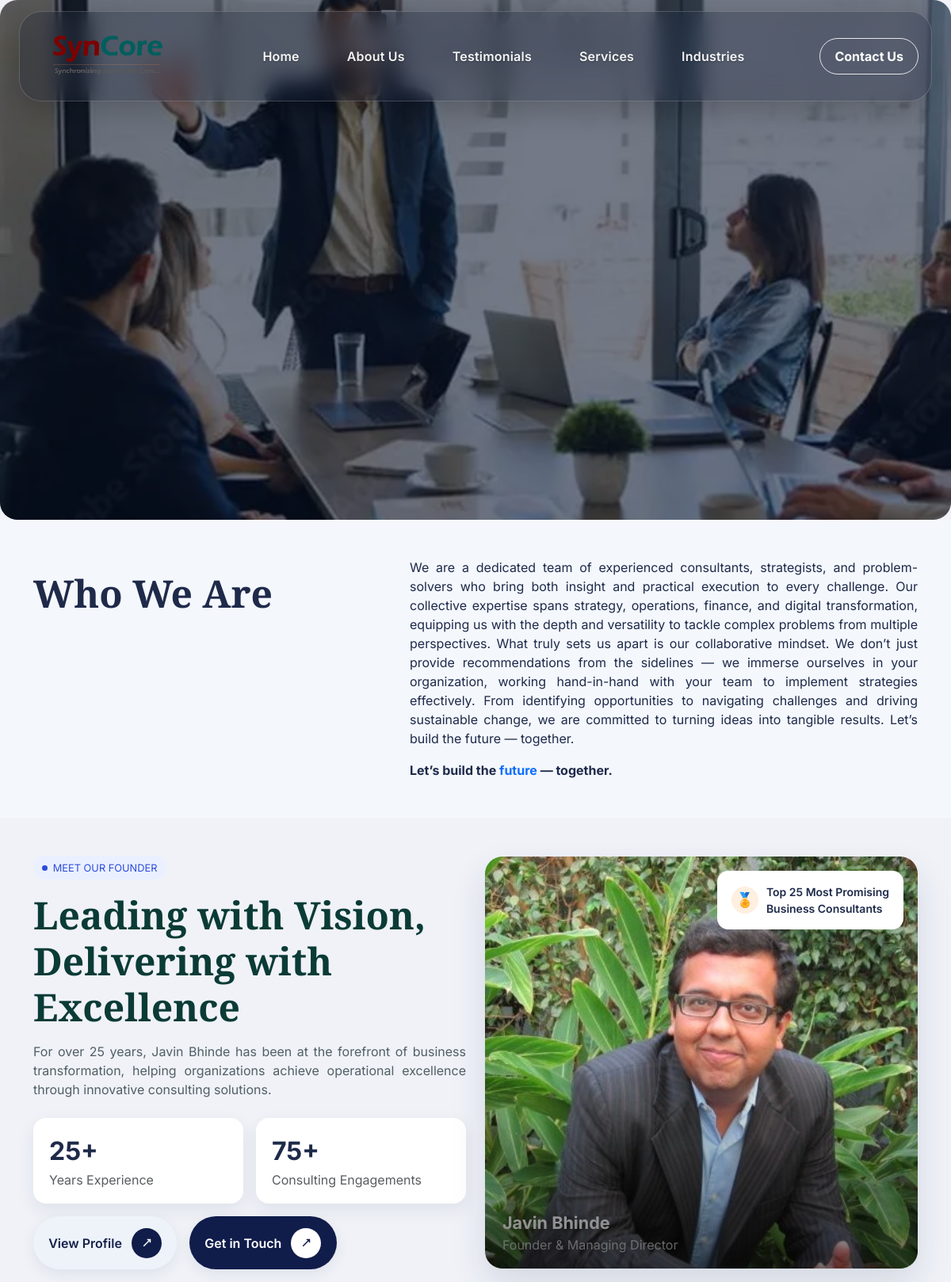
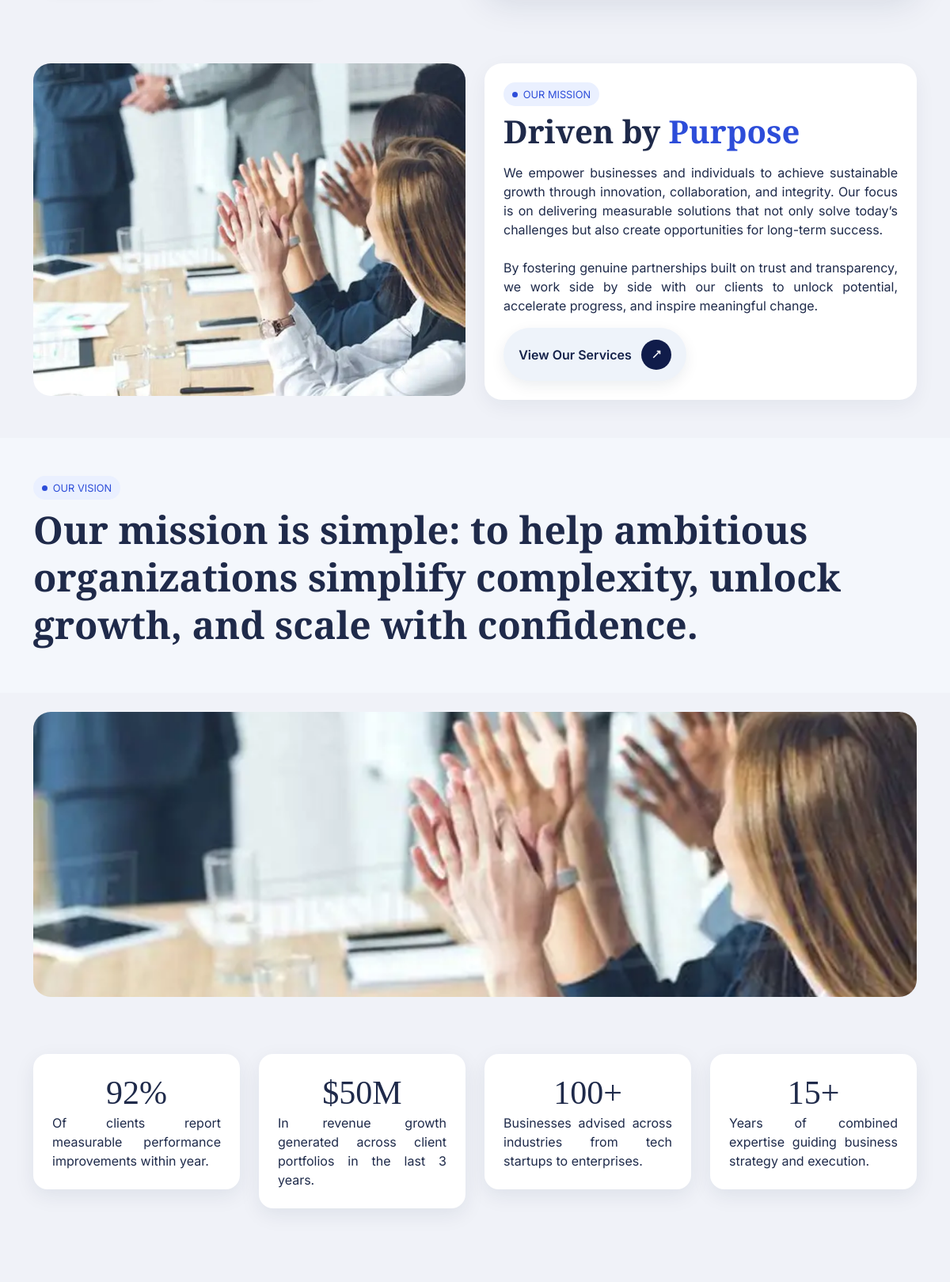
The page /about/ (upper part) on the database its author committed (2 pictures, top to bottom).
### core/models.py (models this page shows, shortened)
class AboutUsStatic(models.Model):
    hero_page    = models.ImageField(upload_to="about/", validators=[IMG_VALIDATOR])
    mission_image= models.ImageField(upload_to="about/", validators=[IMG_VALIDATOR], blank=True, null=True)
    cta_image    = models.ImageField(upload_to="about/", validators=[IMG_VALIDATOR], blank=True, null=True)
    above_state_image = models.ImageField(upload_to="above_state_image/", validators=[IMG_VALIDATOR], blank=True, null=True)
    who_we_are_body = models.TextField()
    mission_body    = models.TextField()
    vision_line     = models.TextField()
    cta_body        = models.TextField()
    stat_clients_percent = models.IntegerField(default=92)
    stat_revenue_millions = models.IntegerField(default=50)
    stat_businesses       = models.IntegerField(default=100)
    stat_years            = models.IntegerField(default=15)
    updated_at = models.DateTimeField(auto_now=True)
    is_active  = models.BooleanField(default=False)
    class Meta:
        verbose_name = "About Us (Static Integers & Text)"
        verbose_name_plural = "About Us (Static Integers & Text)"
        constraints = [
            models.UniqueConstraint(
                fields=["is_active"],
                condition=models.Q(is_active=True),
                name="about_only_one_active",
            ),
        ]

class FaceCompany(models.Model):
    image = models.ImageField(upload_to="faces/", validators=[IMG_VALIDATOR])
    name = models.CharField(max_length=120)
    position = models.CharField(max_length=120, blank=True)
    is_founder = models.BooleanField(default=False)
    founder_year = models.PositiveIntegerField(null=True, blank=True, help_text="e.g. 25 (years of experience)")
    consulting_engagements = models.PositiveIntegerField(
        null=True, blank=True, help_text="e.g. 75 (engagements)"
    )
    class Meta:
        ordering = ["-is_founder", "name"]
        constraints = [
            models.UniqueConstraint(
                fields=["is_founder"],
                condition=models.Q(is_founder=True),
                name="unique_true_founder_only",
            ),
        ]

### core/views.py (the view)
# urls.py: path("about/", about_page, name="about"),
def about_page(request):
    data = (AboutUsStatic.objects.filter(is_active=True).first()
            or AboutUsStatic.objects.order_by("-updated_at").first())
    founder = FaceCompany.objects.filter(is_founder=True).first()
    team = FaceCompany.objects.filter(is_founder=False).order_by("name")
    context = {
        "data": data,
        "founder": founder,
        "faces": team,
        "contact": ContactInfo.objects.first(),
        "socials": SocialMedia.objects.all(),
    }
    return render(request, "core/about.html", context)

### templates/core/about.html (shortened to what this page needs)
{% extends "core/home.html" %}
{% load static %}
{% block content %}
<section class="hero-wrap-fw">
  <div class="hero-about">
    <div class="bg"></div>
    <div class="position-relative d-flex align-items-center justify-content-center w-100 h-100">
      <h1 class="hero-title">About Us</h1>
    </div>
  </div>
</section>
<section class="soft py-5">
  <div class="container">
    <div class="row g-4">
      <div class="col-lg-5">
        <h2 class="display-5 title-serif mt-3">Who We Are</h2>
      </div>
      <div class="col-lg-7">
        <p class="mb-3">{{ data.who_we_are_body }}</p>
        <p class="mb-0"><strong>Let’s build the <a href="#" class="text-decoration-none">future</a> — together.</strong></p>
      </div>
    </div>
  </div>
</section>
{% if founder %}
<section class="py-5">
  <div class="container">
    <div class="row g-4 align-items-center">
      <div class="col-lg-6">
        <div class="lead-kicker mb-3"><i></i> MEET OUR FOUNDER</div>
        <h2 class="title-serif display-5 mb-3" style="color:#0b3b36;">
          Leading with Vision,<br/>Delivering with Excellence
        </h2>
        <p class="mb-4" style="color:#506065;">
          For over {{ founder.founder_year|default:'25' }} years, {{ founder.name }}
          has been at the forefront of business transformation, helping organizations
          achieve operational excellence through innovative consulting solutions.
        </p>
        <div class="row g-3 mb-3">
          <div class="col-sm-6">
            <div class="founder-stat">
              <div class="fs-2 fw-bold">{{ founder.founder_year|default:'25' }}+</div>
              <div class="text-muted">Years Experience</div>
            </div>
          </div>
          <div class="col-sm-6">
            <div class="founder-stat">
              <div class="fs-2 fw-bold">{{ founder.consulting_engagements|default:'75' }}+</div>
              <div class="text-muted">Consulting Engagements</div>
            </div>
          </div>
        </div>
        <div class="d-flex gap-3">
          <a href="#" class="chip-btn">
            <span>View Profile</span>
            <span class="chip-icon"><svg viewBox="0 0 24 24"><path d="M13 5h6v6h-2V8.41l-9.29 9.3-1.42-1.42 9.3-9.29H13V5z"/></svg></span>
          </a>
          <a href="{% url 'contact' %}" class="chip-btn chip-btn--dark">
            <span>Get in Touch</span>
            <span class="chip-icon"><svg viewBox="0 0 24 24"><path d="M13 5h6v6h-2V8.41l-9.29 9.3-1.42-1.42 9.3-9.29H13V5z"/></svg></span>
          </a>
        </div>
      </div>
      <div class="col-lg-6">
        <div class="founder-card">
          {% if founder.image %}
            <img src="{{ founder.image.url }}" alt="{{ founder.name }}" class="founder-img">
          {% else %}
            <img src="{% static 'img/placeholder-founder.webp' %}" alt="{{ founder.name }}" class="founder-img">
          {% endif %}
          <div class="founder-badge">
            <div class="badge-inner">
              <div class="badge-icon">🏅</div>
              <div class="small fw-semibold">Top 25 Most Promising<br/>Business Consultants</div>
            </div>
          </div>
          <div class="founder-overlay">
            <div class="fw-bold" style="font-size:1.35rem;">{{ founder.name }}</div>
            <div class="opacity-75">{{ founder.position|default:"Founder & Managing Director" }}</div>
          </div>
        </div>
      </div>
    </div>
  </div>
</section>
{% endif %}
<section class="py-5">
  <div class="container">
    <div class="row g-4">
<div class="col-lg-6">
  <div class="mission-img-wrap">
    {% if data.mission_image %}
      <img id="missionImg" src="{{ data.mission_image.url }}" alt="Mission" class="mission-img">
    {% else %}
      <img id="missionImg" src="{% static 'img/about/mission.jpg' %}" alt="Mission" class="mission-img">
    {% endif %}
  </div>
</div>
<div class="col-lg-6">
  <div id="missionTextBox" class="p-3 p-md-4 mission-card">
    <div class="lead-kicker mb-2"><i></i> OUR MISSION</div>
    <h2 class="title-serif display-6 mb-3">Driven by <span style="color:#2d4dd9;">Purpose</span></h2>
    <p class="mb-0">{{ data.mission_body|linebreaksbr }}</p>
    <a href="#" class="chip-btn mt-3">
      <span>View Our Services</span>
      <span class="chip-icon">
        <svg viewBox="0 0 24 24"><path d="M13 5h6v6h-2V8.41l-9.29 9.3-1.42-1.42 9.3-9.29H13V5z"/></svg>
      </span>
    </a>
  </div>
</div>
    </div>
  </div>
</section>
<section class="soft py-5">
  <div class="container">
    <div class="lead-kicker mb-2"><i></i> OUR VISION</div>
    <h2 class="display-5 title-serif" style="line-height:1.25;">
      {{ data.vision_line }}
    </h2>
  </div>
</section>
<section class="container my-4">
  <img
    src="{% if data.above_state_image %}{{ data.above_state_image.url }}{% else %}{% static 'img/about/above-stats.jpg' %}{% endif %}"
    class="above-stats-img"
    alt="Discussion banner">
</section>
<section class="py-5">
  <div class="container">
    <div class="row g-4">
      <div class="col-6 col-lg-3"><div class="stat">
        <h3>{{ data.stat_clients_percent }}%</h3>
        <p class="mb-0">Of clients report measurable performance improvements within year.</p>
      </div></div>
      <div class="col-6 col-lg-3"><div class="stat">
        <h3>${{ data.stat_revenue_millions }}M</h3>
        <p class="mb-0">In revenue growth generated across client portfolios in the last 3 years.</p>
      </div></div>
      <div class="col-6 col-lg-3"><div class="stat">
        <h3>{{ data.stat_businesses }}+</h3>
        <p class="mb-0">Businesses advised across industries from tech startups to enterprises.</p>
      </div></div>
      <div class="col-6 col-lg-3"><div class="stat">
        <h3>{{ data.stat_years }}+</h3>
        <p class="mb-0">Years of combined expertise guiding business strategy and execution.</p>
      </div></div>
    </div>
  </div>
</section>
{% endblock %}

### templates/core/home.html (style rules this page uses)
:root { --primary-navy: #1e2a4a; --primary-blue: #2d4dd9; --accent-red: #c42026; --light-bg: #f0f2f8; --white: #fff; --text-dark: #1e2a4a; --text-gray: #5a6a7f; --services-h: 460px; --brand-red: #9c1111; --brand-green: #0f423a; }
* { margin: 0; padding: 0; box-sizing: border-box; }
body { font-family: "Inter", sans-serif; color: var(--text-dark); overflow-x: hidden; background: var(--light-bg); }
h1, h2, h3, h4, h5, h6 { font-family: "Playfair Display", serif; }
p { text-align: justify; }
.hero-title { font-size: 5rem; font-weight: 400; color: #fff; line-height: 1.1; margin: 0; text-shadow: 0 8px 30px rgba(0, 0, 0, 0.45); }

### rows shown on the page
AboutUsStatic: who_we_are_body "We are a dedicated team of experienced consultants, strategists, and problem-solvers who bring both insight and practical execution to every challenge. Our collective expertise spans strategy, operations, finance, and digital transformation, equipping us with the depth and versatility to tackle complex problems from multiple perspectives. What truly sets us apart is our collaborative mindset. We don’t just provide recommendations from the sidelines — we immerse ourselves in your organization, working hand-in-hand with your team to implement strategies effectively. From identifying opportunities to navigating challenges and driving sustainable change, we are committed to turning ideas into…", mission_image (picture), mission_body "We empower businesses and individuals to achieve sustainable growth through innovation, collaboration, and integrity. Our focus is on delivering measurable solutions that not only solve today’s challenges but also create opportunities for long-term success. By fostering genuine partnerships built on trust and transparency, we work side by side with our clients to unlock potential, accelerate progress, and inspire meaningful change.", vision_line "Our mission is simple: to help ambitious organizations simplify complexity, unlock growth, and scale with confidence.", above_state_image (picture), stat_clients_percent "92", stat_revenue_millions "50", stat_businesses "100", stat_years "15"
FaceCompany: founder_year "25", name "Javin Bhinde", consulting_engagements "75", image (picture), position "Founder & Managing Director"
